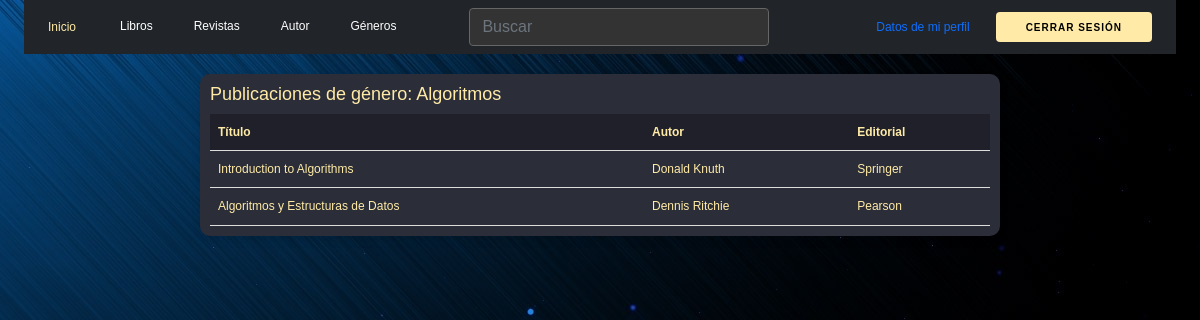
/view/content/publicacionesInfo.php?genero=Algoritmos (signed in), run on the app's committed database.
### tables this page shows
CREATE TABLE `libros` (
  `id_libro` int(11) NOT NULL,
  `titulo` varchar(100) NOT NULL,
  `cantidad` decimal(10,0) NOT NULL,
  `id_tipo` int(11) NOT NULL,
  `isbn` varchar(20) DEFAULT NULL,
  `id_genero` int(11) NOT NULL,
  `id_autor` int(11) NOT NULL,
  `id_editorial` int(11) NOT NULL
);

CREATE TABLE `autor` (
  `id_autor` int(11) NOT NULL,
  `nombre` varchar(100) NOT NULL
);

CREATE TABLE `editorial` (
  `id_editorial` int(11) NOT NULL,
  `nombre` varchar(100) NOT NULL
);

### view/content/publicacionesInfo.php (the view, shortened to what this page needs)
<?php
require_once("c://xampp/htdocs/login/view/head/header.php");
try {
    $database = new db();
    $conn = $database->conexion();
    if (isset($_GET['genero'])) {
        $genero_nombre = urldecode($_GET['genero']);
        $sql = "SELECT l.titulo, a.nombre AS autor, e.nombre AS editorial
                FROM libros l
                INNER JOIN genero g ON l.id_genero = g.id_genero
                INNER JOIN editorial e ON l.id_editorial = e.id_editorial
                INNER JOIN autor a ON l.id_autor = a.id_autor
                WHERE g.nombre = :nombre";
        $stmt = $conn->prepare($sql);
        $stmt->bindParam(':nombre', $genero_nombre);
        $stmt->execute();
        $publicaciones = $stmt->fetchAll(PDO::FETCH_ASSOC);
    } else {
        $genero_nombre = "Desconocido";
        $publicaciones = [];
    }
} catch (PDOException $e) {
    echo "Error: " . $e->getMessage();
}
?>
<!DOCTYPE html>
<html lang="es">
<head>
</head>
<body>
    <div class="container">
        <h2>Publicaciones de género: <?= htmlspecialchars($genero_nombre) ?></h2>
        <table>
            <tr>
                <th>Título</th>
                <th>Autor</th>
                <th>Editorial</th>
            </tr>
            <?php if (!empty($publicaciones)): ?>
                <?php foreach ($publicaciones as $publicacion): ?>
                    <tr>
                        <td><?= htmlspecialchars($publicacion['titulo']) ?></td>
                        <td><?= htmlspecialchars($publicacion['autor']) ?></td>
                        <td><?= htmlspecialchars($publicacion['editorial']) ?></td>
                    </tr>
                <?php endforeach; ?>
            <?php else: ?>
                <tr>
                    <td colspan="3">No se encontraron publicaciones para este género.</td>
                </tr>
            <?php endif; ?>
        </table>
    </div>
</body>
</html>

### asset/css/estilos.css (style rules this page uses)
body { background-image: url(""); }

### view/head/header.php (style rules this page uses)
body { background-image: url("/login/Abstract-blue-waves_2560x1600.jpg"); font-family: 'Poppins', sans-serif; font-weight: 300; line-height: 1.7; color: #ffeba7; background-color: #1f2029; }

### view/content/publicacionesInfo.php (style rules this page uses)
.container { border-radius: 10px; overflow: hidden; box-shadow: 0 4px 8px rgba(0, 0, 0, 0.1); margin: 20px auto; max-width: 800px; background-color: #2b2e38; padding: 10px; }
h2 { color: #ffeba7; }
table { width: 100%; border-collapse: collapse; }
th, td { padding: 8px; text-align: left; border-bottom: 1px solid #ddd; font-size: 12px; }
th { background-color: #1f2029; color: #ffeba7; }
tr { color: #ffeba7; transition: background-color 0.3s ease, color 0.3s ease; }
h2 { font-size: 18px; }

### data on the page
libros: titulo "Introduction to Algorithms", id_autor.nombre "Donald Knuth", id_editorial.nombre "Springer"
libros: titulo "Algoritmos y Estructuras de Datos", id_autor.nombre "Dennis Ritchie", id_editorial.nombre "Pearson"

### other printed values
$genero_nombre "Algoritmos"
